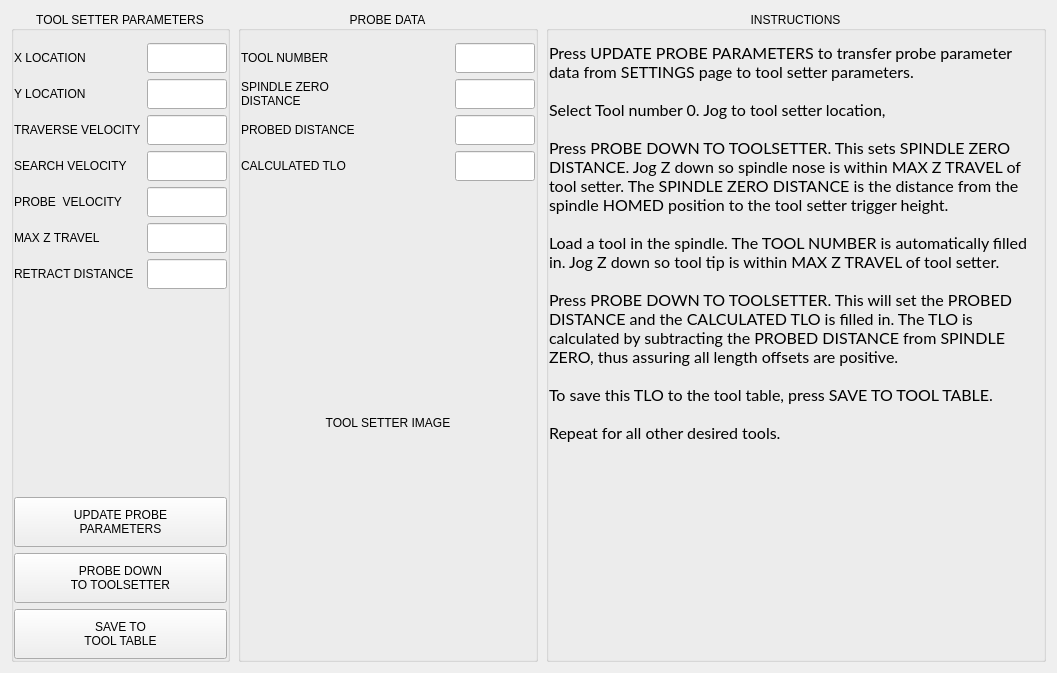
<?xml version="1.0" encoding="UTF-8"?>
<ui version="4.0">
 <class>Form</class>
 <widget class="QWidget" name="Form">
  <property name="geometry">
   <rect>
    <x>0</x>
    <y>0</y>
    <width>1057</width>
    <height>673</height>
   </rect>
  </property>
  <property name="windowTitle">
   <string>Form</string>
  </property>
  <layout class="QHBoxLayout" name="horizontalLayout_10">
   <item>
    <layout class="QHBoxLayout" name="horizontalLayout">
     <property name="spacing">
      <number>8</number>
     </property>
     <item>
      <widget class="QGroupBox" name="gBox_parameters">
       <property name="title">
        <string>TOOL SETTER PARAMETERS</string>
       </property>
       <property name="alignment">
        <set>Qt::AlignCenter</set>
       </property>
       <layout class="QVBoxLayout" name="verticalLayout">
        <property name="leftMargin">
         <number>0</number>
        </property>
        <property name="topMargin">
         <number>12</number>
        </property>
        <property name="rightMargin">
         <number>0</number>
        </property>
        <property name="bottomMargin">
         <number>0</number>
        </property>
        <item>
         <layout class="QHBoxLayout" name="horizontalLayout_2">
          <item>
           <widget class="QLabel" name="lbl_location_x">
            <property name="text">
             <string>X LOCATION</string>
            </property>
           </widget>
          </item>
          <item>
           <widget class="QLineEdit" name="lineEdit_location_x">
            <property name="sizePolicy">
             <sizepolicy hsizetype="Preferred" vsizetype="Preferred">
              <horstretch>0</horstretch>
              <verstretch>0</verstretch>
             </sizepolicy>
            </property>
            <property name="minimumSize">
             <size>
              <width>80</width>
              <height>30</height>
             </size>
            </property>
            <property name="maximumSize">
             <size>
              <width>80</width>
              <height>30</height>
             </size>
            </property>
            <property name="readOnly">
             <bool>true</bool>
            </property>
           </widget>
          </item>
         </layout>
        </item>
        <item>
         <layout class="QHBoxLayout" name="horizontalLayout_3">
          <item>
           <widget class="QLabel" name="lbl_location_y">
            <property name="text">
             <string>Y LOCATION</string>
            </property>
           </widget>
          </item>
          <item>
           <widget class="QLineEdit" name="lineEdit_location_y">
            <property name="sizePolicy">
             <sizepolicy hsizetype="Preferred" vsizetype="Preferred">
              <horstretch>0</horstretch>
              <verstretch>0</verstretch>
             </sizepolicy>
            </property>
            <property name="minimumSize">
             <size>
              <width>80</width>
              <height>30</height>
             </size>
            </property>
            <property name="maximumSize">
             <size>
              <width>80</width>
              <height>30</height>
             </size>
            </property>
            <property name="readOnly">
             <bool>true</bool>
            </property>
           </widget>
          </item>
         </layout>
        </item>
        <item>
         <layout class="QHBoxLayout" name="horizontalLayout_4">
          <item>
           <widget class="QLabel" name="lbl_traverse">
            <property name="text">
             <string>TRAVERSE VELOCITY</string>
            </property>
           </widget>
          </item>
          <item>
           <widget class="QLineEdit" name="lineEdit_traverse">
            <property name="sizePolicy">
             <sizepolicy hsizetype="Preferred" vsizetype="Preferred">
              <horstretch>0</horstretch>
              <verstretch>0</verstretch>
             </sizepolicy>
            </property>
            <property name="minimumSize">
             <size>
              <width>80</width>
              <height>30</height>
             </size>
            </property>
            <property name="maximumSize">
             <size>
              <width>80</width>
              <height>30</height>
             </size>
            </property>
            <property name="readOnly">
             <bool>true</bool>
            </property>
           </widget>
          </item>
         </layout>
        </item>
        <item>
         <layout class="QHBoxLayout" name="horizontalLayout_6">
          <item>
           <widget class="QLabel" name="lbl_search">
            <property name="text">
             <string>SEARCH VELOCITY</string>
            </property>
           </widget>
          </item>
          <item>
           <widget class="QLineEdit" name="lineEdit_search">
            <property name="sizePolicy">
             <sizepolicy hsizetype="Preferred" vsizetype="Preferred">
              <horstretch>0</horstretch>
              <verstretch>0</verstretch>
             </sizepolicy>
            </property>
            <property name="minimumSize">
             <size>
              <width>80</width>
              <height>30</height>
             </size>
            </property>
            <property name="maximumSize">
             <size>
              <width>80</width>
              <height>30</height>
             </size>
            </property>
            <property name="readOnly">
             <bool>true</bool>
            </property>
           </widget>
          </item>
         </layout>
        </item>
        <item>
         <layout class="QHBoxLayout" name="horizontalLayout_7">
          <item>
           <widget class="QLabel" name="lbl_probe">
            <property name="text">
             <string>PROBE  VELOCITY</string>
            </property>
           </widget>
          </item>
          <item>
           <widget class="QLineEdit" name="lineEdit_probe">
            <property name="sizePolicy">
             <sizepolicy hsizetype="Preferred" vsizetype="Preferred">
              <horstretch>0</horstretch>
              <verstretch>0</verstretch>
             </sizepolicy>
            </property>
            <property name="minimumSize">
             <size>
              <width>80</width>
              <height>30</height>
             </size>
            </property>
            <property name="maximumSize">
             <size>
              <width>80</width>
              <height>30</height>
             </size>
            </property>
            <property name="readOnly">
             <bool>true</bool>
            </property>
           </widget>
          </item>
         </layout>
        </item>
        <item>
         <layout class="QHBoxLayout" name="horizontalLayout_8">
          <item>
           <widget class="QLabel" name="lbl_maxz">
            <property name="text">
             <string>MAX Z TRAVEL</string>
            </property>
           </widget>
          </item>
          <item>
           <widget class="QLineEdit" name="lineEdit_maxz">
            <property name="sizePolicy">
             <sizepolicy hsizetype="Preferred" vsizetype="Preferred">
              <horstretch>0</horstretch>
              <verstretch>0</verstretch>
             </sizepolicy>
            </property>
            <property name="minimumSize">
             <size>
              <width>80</width>
              <height>30</height>
             </size>
            </property>
            <property name="maximumSize">
             <size>
              <width>80</width>
              <height>30</height>
             </size>
            </property>
            <property name="readOnly">
             <bool>true</bool>
            </property>
           </widget>
          </item>
         </layout>
        </item>
        <item>
         <layout class="QHBoxLayout" name="horizontalLayout_9">
          <item>
           <widget class="QLabel" name="lbl_retract">
            <property name="text">
             <string>RETRACT DISTANCE</string>
            </property>
           </widget>
          </item>
          <item>
           <widget class="QLineEdit" name="lineEdit_retract">
            <property name="sizePolicy">
             <sizepolicy hsizetype="Preferred" vsizetype="Preferred">
              <horstretch>0</horstretch>
              <verstretch>0</verstretch>
             </sizepolicy>
            </property>
            <property name="minimumSize">
             <size>
              <width>80</width>
              <height>30</height>
             </size>
            </property>
            <property name="maximumSize">
             <size>
              <width>80</width>
              <height>30</height>
             </size>
            </property>
            <property name="readOnly">
             <bool>true</bool>
            </property>
           </widget>
          </item>
         </layout>
        </item>
        <item>
         <spacer name="verticalSpacer">
          <property name="orientation">
           <enum>Qt::Vertical</enum>
          </property>
          <property name="sizeHint" stdset="0">
           <size>
            <width>20</width>
            <height>40</height>
           </size>
          </property>
         </spacer>
        </item>
        <item>
         <widget class="QPushButton" name="btn_update_params">
          <property name="sizePolicy">
           <sizepolicy hsizetype="Preferred" vsizetype="Preferred">
            <horstretch>0</horstretch>
            <verstretch>0</verstretch>
           </sizepolicy>
          </property>
          <property name="minimumSize">
           <size>
            <width>0</width>
            <height>50</height>
           </size>
          </property>
          <property name="maximumSize">
           <size>
            <width>16777215</width>
            <height>50</height>
           </size>
          </property>
          <property name="toolTip">
           <string>Fetch probe parameter data from SETTINGS page</string>
          </property>
          <property name="text">
           <string>UPDATE PROBE
PARAMETERS</string>
          </property>
         </widget>
        </item>
        <item>
         <widget class="QPushButton" name="btn_probe_tool">
          <property name="sizePolicy">
           <sizepolicy hsizetype="Preferred" vsizetype="Preferred">
            <horstretch>0</horstretch>
            <verstretch>0</verstretch>
           </sizepolicy>
          </property>
          <property name="minimumSize">
           <size>
            <width>0</width>
            <height>50</height>
           </size>
          </property>
          <property name="maximumSize">
           <size>
            <width>16777215</width>
            <height>50</height>
           </size>
          </property>
          <property name="text">
           <string>PROBE DOWN
TO TOOLSETTER</string>
          </property>
         </widget>
        </item>
        <item>
         <widget class="QPushButton" name="btn_save_tlo">
          <property name="sizePolicy">
           <sizepolicy hsizetype="Preferred" vsizetype="Preferred">
            <horstretch>0</horstretch>
            <verstretch>0</verstretch>
           </sizepolicy>
          </property>
          <property name="minimumSize">
           <size>
            <width>0</width>
            <height>50</height>
           </size>
          </property>
          <property name="maximumSize">
           <size>
            <width>16777215</width>
            <height>50</height>
           </size>
          </property>
          <property name="toolTip">
           <string>Save Calculated TLO to Z offset in tool table for indicated tool</string>
          </property>
          <property name="text">
           <string>SAVE TO
TOOL TABLE</string>
          </property>
         </widget>
        </item>
       </layout>
      </widget>
     </item>
     <item>
      <widget class="QGroupBox" name="gBox_probed">
       <property name="minimumSize">
        <size>
         <width>300</width>
         <height>0</height>
        </size>
       </property>
       <property name="title">
        <string>PROBE DATA</string>
       </property>
       <property name="alignment">
        <set>Qt::AlignCenter</set>
       </property>
       <layout class="QVBoxLayout" name="verticalLayout_3" stretch="0,0,0,0,1">
        <property name="leftMargin">
         <number>0</number>
        </property>
        <property name="topMargin">
         <number>12</number>
        </property>
        <property name="rightMargin">
         <number>0</number>
        </property>
        <property name="bottomMargin">
         <number>0</number>
        </property>
        <item>
         <layout class="QHBoxLayout" name="horizontalLayout_13">
          <item>
           <widget class="QLabel" name="lbl_tool_number">
            <property name="text">
             <string>TOOL NUMBER</string>
            </property>
           </widget>
          </item>
          <item>
           <widget class="QLineEdit" name="lineEdit_tool_number">
            <property name="sizePolicy">
             <sizepolicy hsizetype="Preferred" vsizetype="Preferred">
              <horstretch>0</horstretch>
              <verstretch>0</verstretch>
             </sizepolicy>
            </property>
            <property name="minimumSize">
             <size>
              <width>80</width>
              <height>30</height>
             </size>
            </property>
            <property name="maximumSize">
             <size>
              <width>80</width>
              <height>30</height>
             </size>
            </property>
           </widget>
          </item>
         </layout>
        </item>
        <item>
         <layout class="QHBoxLayout" name="horizontalLayout_11">
          <item>
           <widget class="QLabel" name="lbl_spindle_zero">
            <property name="text">
             <string>SPINDLE ZERO
DISTANCE</string>
            </property>
           </widget>
          </item>
          <item>
           <widget class="QLineEdit" name="lineEdit_spindle_zero">
            <property name="sizePolicy">
             <sizepolicy hsizetype="Preferred" vsizetype="Preferred">
              <horstretch>0</horstretch>
              <verstretch>0</verstretch>
             </sizepolicy>
            </property>
            <property name="minimumSize">
             <size>
              <width>80</width>
              <height>30</height>
             </size>
            </property>
            <property name="maximumSize">
             <size>
              <width>80</width>
              <height>30</height>
             </size>
            </property>
           </widget>
          </item>
         </layout>
        </item>
        <item>
         <layout class="QHBoxLayout" name="horizontalLayout_14">
          <item>
           <widget class="QLabel" name="lbl_probed_distance">
            <property name="text">
             <string>PROBED DISTANCE</string>
            </property>
           </widget>
          </item>
          <item>
           <widget class="QLineEdit" name="lineEdit_probed_distance">
            <property name="sizePolicy">
             <sizepolicy hsizetype="Preferred" vsizetype="Preferred">
              <horstretch>0</horstretch>
              <verstretch>0</verstretch>
             </sizepolicy>
            </property>
            <property name="minimumSize">
             <size>
              <width>80</width>
              <height>30</height>
             </size>
            </property>
            <property name="maximumSize">
             <size>
              <width>80</width>
              <height>30</height>
             </size>
            </property>
           </widget>
          </item>
         </layout>
        </item>
        <item>
         <layout class="QHBoxLayout" name="horizontalLayout_12">
          <item>
           <widget class="QLabel" name="lbl_tlo">
            <property name="text">
             <string>CALCULATED TLO</string>
            </property>
           </widget>
          </item>
          <item>
           <widget class="QLineEdit" name="lineEdit_tlo">
            <property name="sizePolicy">
             <sizepolicy hsizetype="Preferred" vsizetype="Preferred">
              <horstretch>0</horstretch>
              <verstretch>0</verstretch>
             </sizepolicy>
            </property>
            <property name="minimumSize">
             <size>
              <width>80</width>
              <height>30</height>
             </size>
            </property>
            <property name="maximumSize">
             <size>
              <width>80</width>
              <height>30</height>
             </size>
            </property>
           </widget>
          </item>
         </layout>
        </item>
        <item>
         <widget class="QLabel" name="lbl_tool_image">
          <property name="text">
           <string>TOOL SETTER IMAGE</string>
          </property>
          <property name="alignment">
           <set>Qt::AlignCenter</set>
          </property>
         </widget>
        </item>
       </layout>
      </widget>
     </item>
     <item>
      <widget class="QGroupBox" name="gBox_instructions">
       <property name="title">
        <string>INSTRUCTIONS</string>
       </property>
       <property name="alignment">
        <set>Qt::AlignCenter</set>
       </property>
       <layout class="QVBoxLayout" name="verticalLayout_2">
        <property name="leftMargin">
         <number>0</number>
        </property>
        <property name="topMargin">
         <number>12</number>
        </property>
        <property name="rightMargin">
         <number>0</number>
        </property>
        <property name="bottomMargin">
         <number>0</number>
        </property>
        <item>
         <widget class="QLabel" name="lbl_instructions">
          <property name="font">
           <font>
            <family>Lato</family>
            <pointsize>12</pointsize>
            <weight>50</weight>
            <bold>false</bold>
           </font>
          </property>
          <property name="text">
           <string>Press UPDATE PROBE PARAMETERS to transfer probe parameter data from SETTINGS page to tool setter parameters.

Select Tool number 0. Jog to tool setter location, 

Press PROBE DOWN TO TOOLSETTER. This sets SPINDLE ZERO DISTANCE. Jog Z down so spindle nose is within MAX Z TRAVEL of tool setter. The SPINDLE ZERO DISTANCE is the distance from the spindle HOMED position to the tool setter trigger height.

Load a tool in the spindle. The TOOL NUMBER is automatically filled in. Jog Z down so tool tip is within MAX Z TRAVEL of tool setter.

Press PROBE DOWN TO TOOLSETTER. This will set the PROBED DISTANCE and the CALCULATED TLO is filled in. The TLO is calculated by subtracting the PROBED DISTANCE from SPINDLE ZERO, thus assuring all length offsets are positive.

To save this TLO to the tool table, press SAVE TO TOOL TABLE.

Repeat for all other desired tools.</string>
          </property>
          <property name="alignment">
           <set>Qt::AlignLeading|Qt::AlignLeft|Qt::AlignTop</set>
          </property>
          <property name="wordWrap">
           <bool>true</bool>
          </property>
         </widget>
        </item>
       </layout>
      </widget>
     </item>
    </layout>
   </item>
  </layout>
 </widget>
 <resources/>
 <connections/>
</ui>
